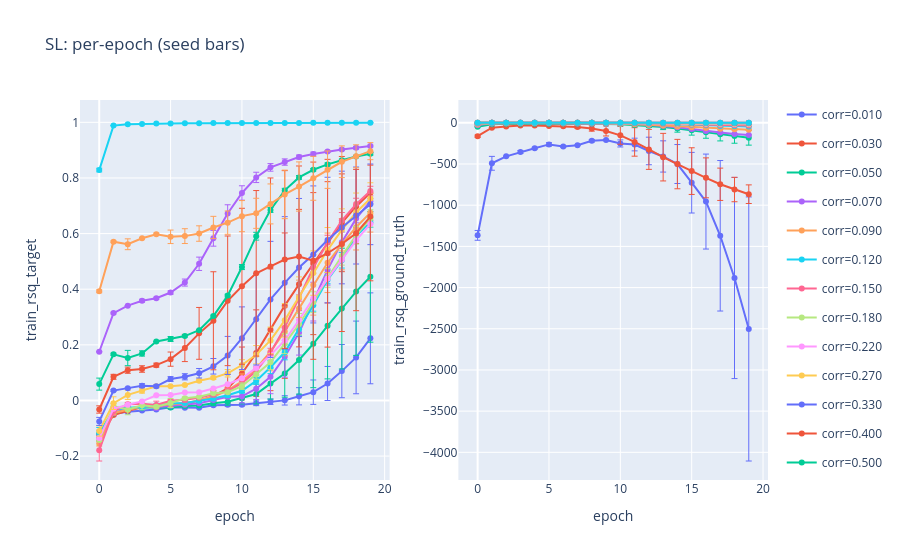

Source (notebook cell):
### Markdown cell above
## Demo: `show_seed_bar=True`

Opt-in min/max-of-seeds error bars overlayed on the mean. Demonstrated on the first kind that has artifacts.

### Code cell
for label, factory, kwargs in KINDS:
    analysis = factory(**kwargs)
    if analysis is None:
        continue
    display(
        analysis.xy_plots(
            PANELS_PER_EPOCH[:2],
            title=f"{label}: per-epoch (seed bars)",
            show_seed_bar=True,
        )
    )
    break
